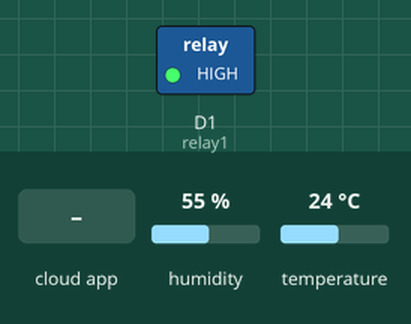
This sketch was run on a simulated ESP8266 (NodeMCU). Parts: switched loads named in the sketch (green lamp = pin HIGH). Inputs (shaded band) come from the test bench; at power-on: humidity 55 %, temperature 24 °C. WiFi joins after 1.5 s; servers stay silent unless stated; the Firebase database answers and starts empty; what the sketch prints to the serial monitor is not drawn.

Above: at 2.7 s.
2.8 s: the phone or cloud app sets status to 1
At 4.4 s:
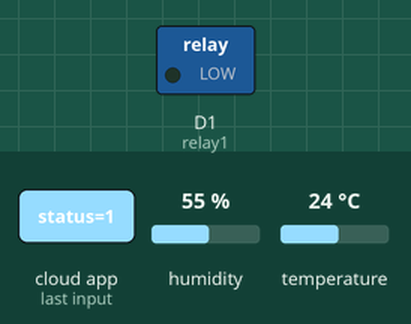
8.1 s: the phone or cloud app sets statusAutoMode to 1
At 13.6 s:
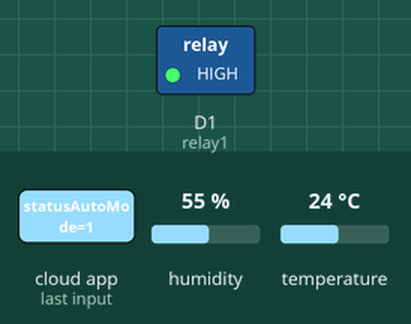
18.3 s: the phone or cloud app sets statusAutoMode to 0
At 23.1 s:
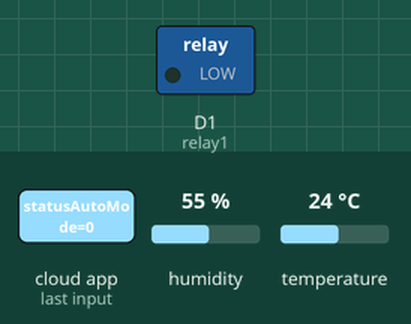
23.5 s: the phone or cloud app sets status to 0
At 27.9 s:
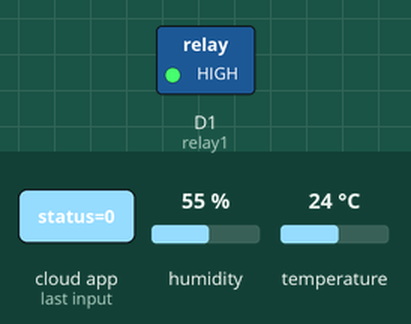
Timing chart, 0 to 29.4 s (numbered marks = the images above; inputs shaded):
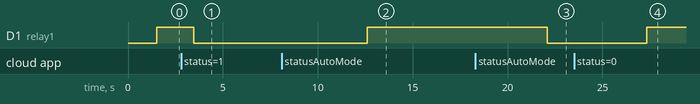

Measured:
- after the input at 2.8 s, D1 (relay1): HIGH → LOW after 0.65 s
- after the input at 8.1 s, D1 (relay1): LOW → HIGH after 4.5 s
- after the input at 18.3 s, D1 (relay1): HIGH → LOW after 3.8 s
- after the input at 23.5 s, D1 (relay1): LOW → HIGH after 3.8 s

The sketch:

SmartHeat_V2.ino
```cpp
#include <Adafruit_Sensor.h>
#include <DHT.h>
#include <DHT_U.h>
#include <ESP8266WiFi.h>
#include <Firebase_ESP_Client.h>
#include "addons/TokenHelper.h"
#include "addons/RTDBHelper.h"

//===================================================================//

const char* net = "net_2232";
const char* password = "102030102030";

//const char* net = "semir";
//const char* password = "semirjazvin";

//Firebase settings
#define API_KEY "AIzaSyDbp42OfCdd4opQnsOC0RLZIUuW8c95YvI"
#define DATABASE_URL "https://smartheat-951e2-default-rtdb.firebaseio.com/"
//Pin and senzor type
#define DHTPIN D2
#define DHTTYPE DHT22
//Ceating objects
DHT dhtSensor(DHTPIN, DHTTYPE);
const int relay1 = D1;

FirebaseData fbData;
FirebaseConfig config;
FirebaseAuth auth;

//===================================================================//

void setup() {
  Serial.begin(9600);

  //Conecting in WiFi
  WiFi.begin(net, password);
  Serial.print("Conecting");
  while (WiFi.status() != WL_CONNECTED) {
    Serial.print(".");
    delay(500);
  }
  Serial.println();
  Serial.println("CONNECTED");
  Serial.print("IP adress: ");
  Serial.println(WiFi.localIP());

  config.api_key = API_KEY;
  config.database_url = DATABASE_URL;

  if(Firebase.signUp(&config,&auth,"","")){
    Serial.println("SignUp OK");
  }else{
    Serial.println("Error, SingUp false");
  }

  config.token_status_callback = tokenStatusCallback;
  Firebase.begin(&config,&auth);
  Firebase.reconnectWiFi(true);

  //Starting DHT senzor
  dhtSensor.begin();

  //Define pin for relay
  pinMode(relay1, OUTPUT);
  //Relay is OFF
  digitalWrite(relay1, HIGH);
}

//===================================================================//

void ManualMode(){
  delay(1200);
  Firebase.RTDB.getInt(&fbData,"relay1/status");
  int status=fbData.intData();

  if(status == 1){
    digitalWrite(relay1,LOW);
    Serial.println("Relay is ON");
  } else if(status == 0){
    digitalWrite(relay1, HIGH);
    Serial.println("Relay is OFF");
  }else{
    Serial.print("Error while reading data from Firebase:");
    Serial.println(fbData.errorReason());
  }
}

//===================================================================//

void SensorDataToFirebase(){
  delay(3000);
  float temperature = dhtSensor.readTemperature();
  float humidity = dhtSensor.readHumidity();

  if(isnan(temperature) || isnan(humidity)){
    Serial.println("Failed to read data from DHT sensor");
    return;
  }

  if(Firebase.RTDB.setFloat(&fbData,"sensor/temperature",temperature)){
    Serial.print("Temperature sent:");
    Serial.println(temperature);
  }else{
    Serial.print("Failed to sent temperature");
    Serial.println(fbData.errorReason());
  }

  if(Firebase.RTDB.setFloat(&fbData,"sensor/humidity",humidity)){
    Serial.print("humidity sent:");
    Serial.println(humidity);
  }else{
    Serial.print("Failed to sent humidity");
    Serial.println(fbData.errorReason());
  }
}

//===================================================================//

void AutoMod(){
  Firebase.RTDB.getInt(&fbData,"autoMod/statusAutoMode");
  int statusAutoMod=fbData.intData();

  Firebase.RTDB.getInt(&fbData,"tempertureSettings/maxTemp");
  int maxTemp = fbData.intData();

  Firebase.RTDB.getInt(&fbData,"tempertureSettings/minTemp");
  int minTemp = fbData.intData();

  Firebase.RTDB.getInt(&fbData,"sensor/temperature");
  int CurrentTemp = fbData.intData();

  float histereza = 0.5;
  if(statusAutoMod == 1){
    if(CurrentTemp < minTemp - histereza){
      digitalWrite(relay1,LOW);
      if(Firebase.RTDB.setString(&fbData,"info/message","Heating is ON - Current temperature below minTemp")){
        Serial.println("Info message sent to Firebase");
      }else{
         Serial.println("Faild to sent message to Firebase");
      }
    }else if(CurrentTemp > maxTemp + histereza){
      digitalWrite(relay1,HIGH);
      if(Firebase.RTDB.setString(&fbData,"info/message","Heating is OFF - Current temperature above maxTemp")){
        Serial.println("Info message sent to Firebase");
      }else{
         Serial.println("Faild to sent message to Firebase");
      }
    }else{
      digitalWrite(relay1,HIGH);
      if(Firebase.RTDB.setString(&fbData,"info/message","Heating is OFF - Temperature within range. No action taken")){
        Serial.println("Info message sent to Firebase");
      }else{
         Serial.println("Faild to sent message to Firebase");
      }
    }
  }else {
    ManualMode();
  }
}

//===================================================================//

void loop() {
  // Auto control for relay1
  AutoMod();
  // Sending data from DHT sensor on Firebase
  SensorDataToFirebase();
}
```
